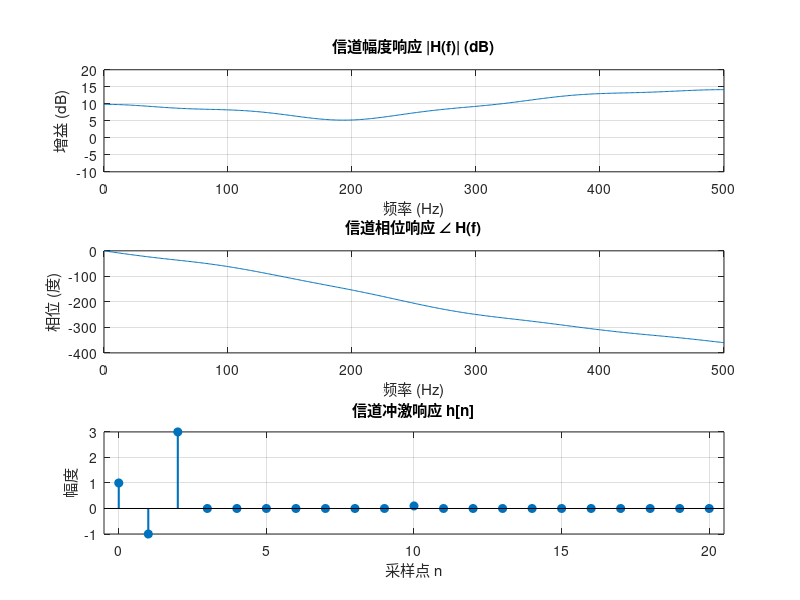
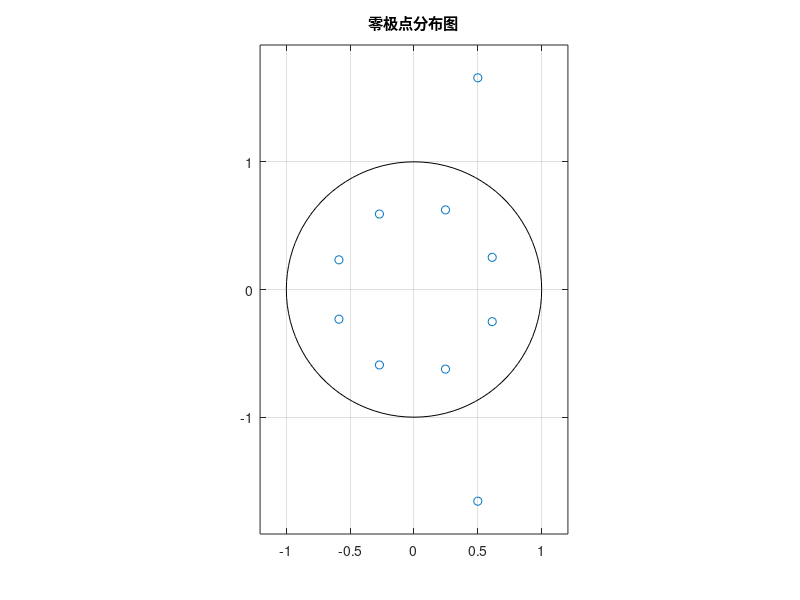

These charts were generated, in order, by the following MATLAB code:
clc;clear;close all;
%% 信道响应定义与频率响应分析
Fs = 1000;  % 采样频率 (Hz)
N = 1024;   % FFT点数

% 定义信道响应系数
b = [1, -1, 3, zeros(1,7), 0.1];  % H(z) = 1 - z⁻¹ + 3z⁻² + 0.1z⁻¹⁰
a = 1;  % 分母系数 (FIR系统)

% 计算频率响应
[H, freq] = freqz(b, a, N, 'whole', Fs);

% 转换为单边频谱
H_mag = abs(H(1:N/2+1));
H_phase = angle(H(1:N/2+1));
freq = freq(1:N/2+1);

% 计算冲激响应
n = 0:20;  % 时间序列
h = zeros(size(n));
h(1) = b(1);  % n=0
for k = 2:length(b)
    if n(k) <= max(n)
        h(k) = b(k);
    end
end

%% 绘制结果
figure('Position', [100, 100, 900, 700])

% 1. 幅度响应
subplot(3,1,1)
plot(freq, 20*log10(H_mag)), grid on
title('信道幅度响应 |H(f)| (dB)')
xlabel('频率 (Hz)')
ylabel('增益 (dB)')
xlim([0, Fs/2])
ylim([-10, 20])

% 2. 相位响应
subplot(3,1,2)
plot(freq, unwrap(H_phase)*180/pi), grid on
title('信道相位响应 \angle H(f)')
xlabel('频率 (Hz)')
ylabel('相位 (度)')
xlim([0, Fs/2])

% 3. 冲激响应
subplot(3,1,3)
stem(n, h, 'filled', 'LineWidth', 1.5)
title('信道冲激响应 h[n]')
xlabel('采样点 n')
ylabel('幅度')
xlim([-0.5, 20.5])
grid on

%% 关键频率点分析
fprintf('===== 关键频率点分析 =====\n');
fprintf('直流响应 (0 Hz): %.2f dB\n', 20*log10(abs(H(1))));
fprintf('Nyquist频率 (%d Hz): %.2f dB\n', Fs/2, 20*log10(abs(H(N/2+1))));

% 找到峰值频率
[~, idx] = max(H_mag);
fprintf('最大增益频率: %.1f Hz (增益: %.2f dB)\n', freq(idx), 20*log10(H_mag(idx)));

%% 系统特性分析
% 计算零极点
zeros = roots(b);
poles = roots(a);

figure('Position', [200, 200, 800, 600])
zplane(zeros, poles)
title('零极点分布图')
grid on

%% 系统类型判断
% 计算直流和Nyquist频率增益
dc_gain = abs(H(1));
nyq_gain = abs(H(N/2+1));

if dc_gain > nyq_gain
    fprintf('\n===== 系统特性: 低通滤波器 =====\n');
elseif dc_gain < nyq_gain
    fprintf('\n===== 系统特性: 高通滤波器 =====\n');
else
    fprintf('\n===== 系统特性: 带通/全通滤波器 =====\n');
end

% 计算带宽
bw = sum(H_mag > max(H_mag)/sqrt(2)) * (Fs/2)/(N/2);
fprintf('3-dB带宽: %.1f Hz\n', bw);
